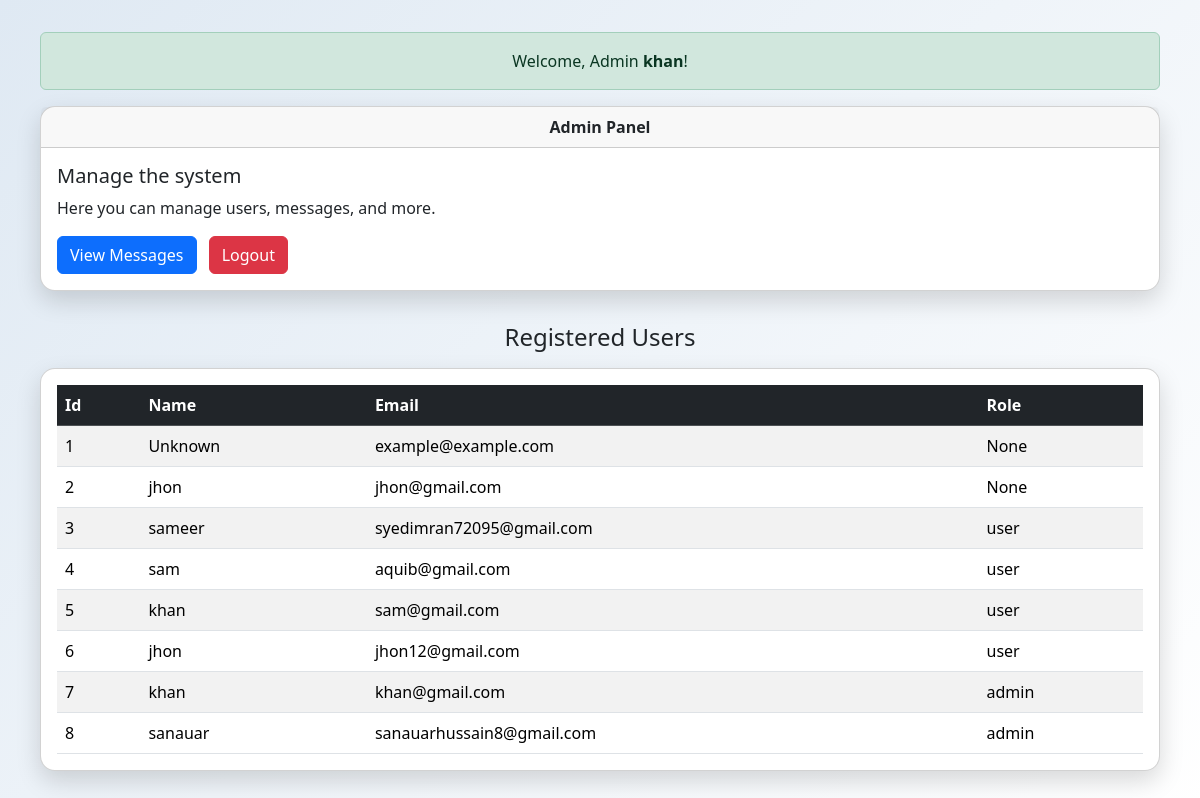
The page /admin_dashboard (signed in) on the database its author committed.
### models.py (models this page shows, shortened)
class User(db.Model):
    __tablename__ = 'user'
    id = db.Column(db.Integer, primary_key=True)
    name = db.Column(db.String(150),nullable=False)
    email = db.Column(db.String(150), nullable=False)
    is_verified = db.Column(db.Boolean, default=False)
    password_hash = db.Column(db.String(256), nullable=False)
    verification_token = db.Column(db.String(64),  nullable=True)
    role = db.Column(db.String(10), default='user')
    __table_args__ = (
        UniqueConstraint('email', name='uq_user_email'),
        UniqueConstraint('verification_token', name='uq_user_verification_token'),
    )

### app.py (the view)
@app.route('/admin_dashboard')
def admin_dashboard():
    if 'email' not in session or session.get('role') != 'admin':
        flash('Access denied.', 'danger')
        return redirect('/login')
    user = User.query.filter_by(email=session['email']).first()
    users = User.query.all()
    return render_template('admin_dashboard.html', user=user , users=users)

### templates/admin_dashboard.html (shortened to what this page needs)
<!DOCTYPE html>
<html lang="en">
<head>
  <link href="https://cdn.jsdelivr.net/npm/bootstrap@5.3.3/dist/css/bootstrap.min.css" rel="stylesheet">
</head>
<body class="bg-light">
  <div class="container-fluid px-2 px-sm-4">
    <div class="alert alert-success mt-3 text-center">
      Welcome, Admin <strong>{{ user.name }}</strong>!
    </div>
    <div class="card">
      <div class="card-header fw-bold text-center">
        Admin Panel
      </div>
      <div class="card-body">
        <h5 class="card-title">Manage the system</h5>
        <p class="card-text">Here you can manage users, messages, and more.</p>
        <a href="{{ url_for('admin_messages') }}" class="btn btn-primary me-2">View Messages</a>
        <a href="/logout" class="btn btn-danger">Logout</a>
      </div>
    </div>
     <h4 class="mt-4 mb-3 text-center">Registered Users</h4>
    <div class="card p-3">
      <div class="table-responsive">
        <table class="table table-striped align-middle mb-0">
          <thead class="table-dark">
            <tr>
              <th scope="col">Id</th>
              <th scope="col">Name</th>
              <th scope="col">Email</th>
              <th scope="col">Role</th>
            </tr>
          </thead>
          <tbody>
            {% for u in users %}
            <tr>
              <td>{{ loop.index }}</td>
              <td>{{ u.name }}</td>
              <td>{{ u.email }}</td>
              <td>{{ u.role }}</td>
            </tr>
            {% endfor %}
          </tbody>
        </table>
      </div>
    </div>
  </div>
</body>
</html>

### templates/admin_dashboard.html (style rules this page uses)
body { background: linear-gradient(135deg, #dfe9f3, #ffffff); min-height: 100vh; padding: 1rem; }
.card { border-radius: 15px; box-shadow: 0 10px 25px rgba(0, 0, 0, 0.15); margin-bottom: 2rem; }
.table th, .table td { vertical-align: middle; }

### rows shown on the page
User: name "khan", email "khan@gmail.com", role "admin"
User: name "Unknown", email "example@example.com", role "None"
User: name "jhon", email "jhon@gmail.com", role "None"
User: name "sameer", email "syedimran72095@gmail.com", role "user"
User: name "sam", email "aquib@gmail.com", role "user"
User: name "khan", email "sam@gmail.com", role "user"
User: name "jhon", email "jhon12@gmail.com", role "user"
User: name "sanauar", email "sanauarhussain8@gmail.com", role "admin"
